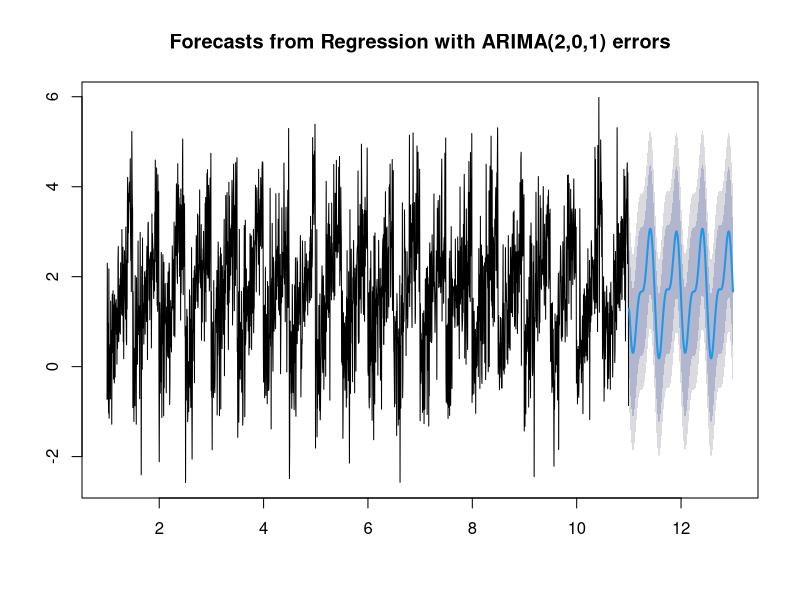

Here is the R script that generated this plot:
## ---- chunk 1
knitr::opts_chunk$set(echo = TRUE)
## ---- chunk 2
library(forecast)
## ---- chunk 3
n <- 2000
m <- 200
y <- ts(rnorm(n) + (1:n)%%100/30, f=m)


fit <- Arima(y, order=c(2,0,1), xreg=fourier(y, K=4))
plot(forecast(fit, h=2*m, xreg=fourier(y, K=4, h=2*m)))
